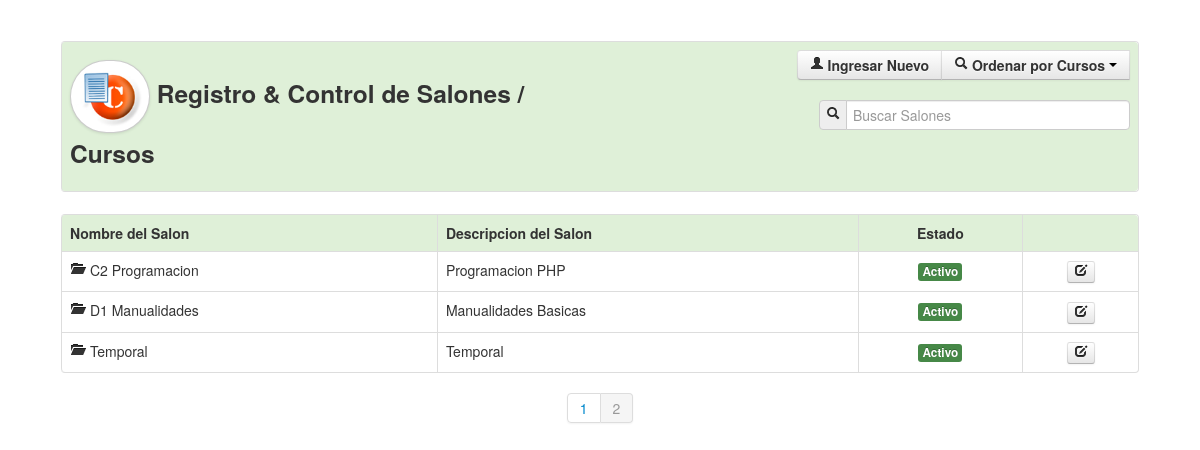
The app's page /salones.php?pag=2 (signed in) with its own data.
### tables this page shows
CREATE TABLE IF NOT EXISTS `salones` (
  `id` int(11) NOT NULL AUTO_INCREMENT,
  `nombre` varchar(255) NOT NULL,
  `curso` varchar(255) NOT NULL,
  `estado` varchar(255) NOT NULL,
  PRIMARY KEY (`id`)
);

### php_conexion.php (called while the page is built, shortened)
<?php
	function limpiar($tags){
		$tags = strip_tags($tags);
		$tags = stripslashes($tags);
		$tags = htmlentities($tags);
		$tags = mysql_real_escape_string($tags);
		return $tags;
	}
?>

### salones.php (the view, shortened to what this page needs)
<?php
		include_once('php_conexion.php');
		include_once('Class/funciones.php');
		$maximo=5;
		if(!empty($_GET['pag'])){
			$pag=limpiar($_GET['pag']);
		}else{
			$pag=1;
		}
		$inicio=($pag-1)*$maximo;
		$cans=mysql_query("SELECT COUNT(nombre)as total FROM salones");
		if($dat=mysql_fetch_array($cans)){
			$total=$dat['total'];
		}
?>
<!DOCTYPE html>
<html lang="en">
<head>
    <link href="css/bootstrap.css" rel="stylesheet">
    <link href="css/bootstrap-responsive.css" rel="stylesheet">
    <link href="css/docs.css" rel="stylesheet">
    <link href="js/google-code-prettify/prettify.css" rel="stylesheet">
</head>
<body data-spy="scroll" data-target=".bs-docs-sidebar">
<div align="center">
<table width="90%" border="0">
  <tr>
    <td>
    <table class="table table-bordered">
      <tr class="success">
        <td>
       	    <div class="row-fluid">
	            <div class="span6">
                	<h3><img src="img/curso.jpg" class="img-circle img-polaroid" width="70" height="65">
                        	Registro & Control de Salones / Cursos</h3>
                </div>
    	        <div class="span6">
                	<div align="right">
                	<div class="btn-group">
                    	<a href="#nuevo" role="button" class="btn" data-toggle="modal">
                            	<strong><i class="icon-user"></i> Ingresar Nuevo</strong>
                        </a>
                    	<button class="btn" data-toggle="dropdown">
                        	<i class="icon-search"></i> <strong>Ordenar por Cursos</strong> <span class="caret"></span>
                        </button>
                    </div><br><br>
                	<form name="form1" method="post" action="">
                    	<div class="input-prepend">
                        	<span class="add-on"><i class="icon-search"></i></span>
                            <input name="bus" type="text" placeholder="Buscar Salones" class="input-xlarge" autocomplete="off" autofocus>
                        </div>
                    </form>
                </div>
                </div>
            </div>
        </td>
      </tr>
    </table>
    </td>
  </tr>
  <tr>
    <td>
    <table class="table table-bordered table table-hover">
      <tr class="success">
        <td><strong>Nombre del Salon</strong></td>
        <td><strong>Descripcion del Salon</strong></td>
        <td><center><strong>Estado</strong></center></td>
        <td>&nbsp;</td>
      </tr>
      <?php
	  	if(empty($_GET['cursos'])){
			if(empty($_POST['bus'])){
				$sql="SELECT * FROM salones ORDER BY nombre LIMIT $inicio, $maximo";
			}else{
				$bus=limpiar($_POST['bus']);
				$sql="SELECT * FROM salones WHERE nombre LIKE '%$bus%' ORDER BY nombre LIMIT $inicio, $maximo";
			}
	 	}else{
			$bus=limpiar($_GET['cursos']);
			$sql="SELECT * FROM salones WHERE curso='$bus' ORDER BY nombre LIMIT $inicio, $maximo";
		}
		$can=mysql_query($sql);
		while($dato=mysql_fetch_array($can)){
	?>
      <tr>
        <td><i class="icon-folder-open"></i> <?php echo $dato['nombre']; ?></td>
        <td><?php echo $dato['curso']; ?></td>
        <td>
        	<center>
                <a href="salones.php?estado=<?php echo $dato['id']; ?>" title="Cambiar Estado">
                    <?php echo estado($dato['estado']); ?>
                </a>
            </center>
        </td>
        <td>
        	<center>
        	<a href="#actualizar<?php echo $dato['id']; ?>" role="button" class="btn btn-mini" data-toggle="modal" title="Actualizar Informacion">
            	<i class="icon-edit"></i>
            </a>
            </center>
        </td>
      </tr>
      <?php } ?>
    </table>
    <center>
	<div class="pagination">
        <ul>
        	<?php
			if(empty($_GET['cursos']) and empty($_POST['bus'])){
				$tp = ceil($total/$maximo);
         		for	($n=1; $n<=$tp ; $n++){
					if($pag==$n){
						echo '<li class="active"><a href="salones.php?pag='.$n.'">'.$n.'</a></li>';
					}else{
						echo '<li><a href="salones.php?pag='.$n.'">'.$n.'</a></li>';
					}
				}
			}
			?>
        </ul>
    </div>
    </center>
    </td>
  </tr>
</table>
</div>
</body>
</html>

### Class/funciones.php (shortened to what this page needs)
<?php
	function estado($estado){
		if($estado=='s'){
			return '<span class="label label-success">Activo</span>';
		}else{
			return '<span class="label label-important">No Activo</span>';
		}
	}
?>

### css/docs.css (style rules this page uses)
body { position: relative; padding-top: 40px; }

### records on screen
salones: nombre "C2 Programacion", curso "Programacion PHP", estado "Activo"
salones: nombre "D1 Manualidades", curso "Manualidades Basicas", estado "Activo"
salones: nombre "Temporal", curso "Temporal", estado "Activo"
